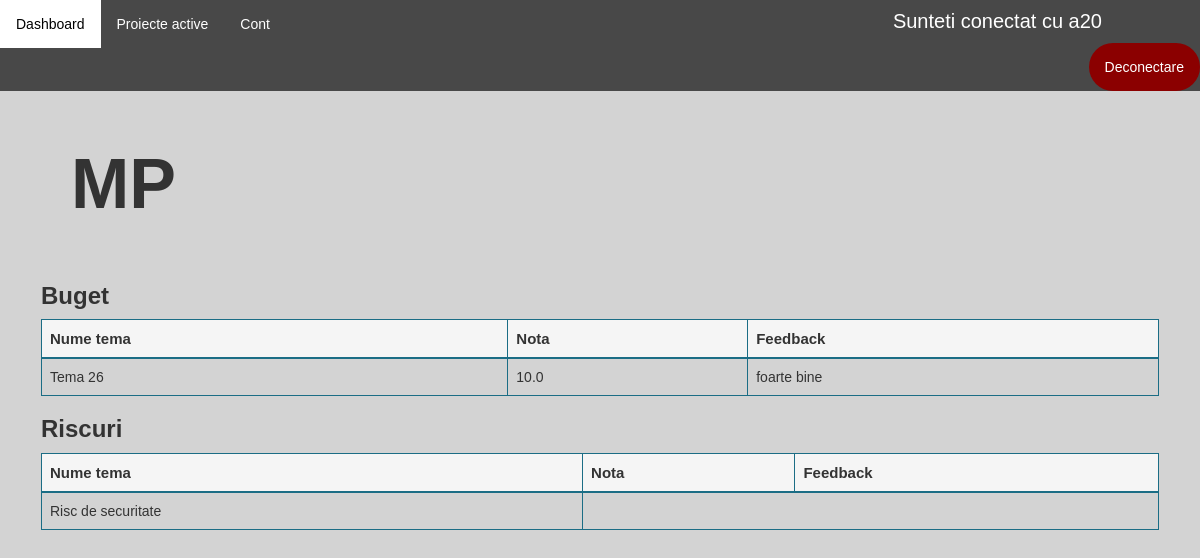
The page /disciplina-student/18/note/ (signed in) on the database as committed earlier.
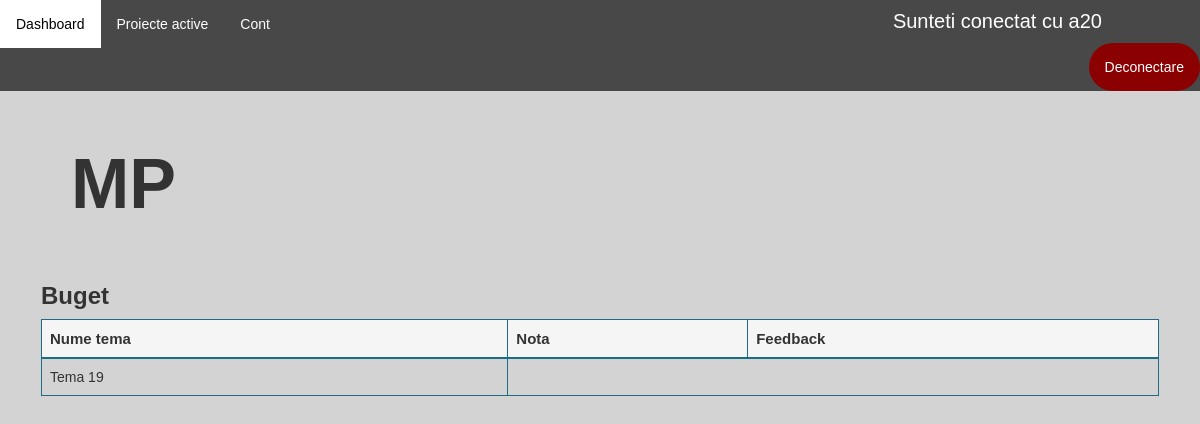
The same page on the database as committed later.
### application/models.py (models this page shows)
class Proiect(models.Model):
    id = models.AutoField(primary_key=True)
    nume = models.CharField(max_length=100, unique=False)
    data_inregistrare = models.DateField(auto_now_add=True)
    data_intermediara = models.DateField(default=None)
    data_finalizare = models.DateField()
    profesor = models.ForeignKey(Profesor, on_delete=models.CASCADE)
    disciplina = models.ForeignKey(Disciplina, on_delete=models.CASCADE, null=True)
    document = models.CharField(max_length=100, null=True)
    nr_persoane = models.IntegerField(null=True)
    cale = models.CharField(max_length=100, default=None)

class Tema(models.Model):
    id = models.AutoField(primary_key=True)
    nume = models.CharField(max_length=100, unique=False)
    descriere = models.CharField(max_length=500, null=True)
    proiect = models.ForeignKey(Proiect, on_delete=models.CASCADE, unique=False)

class Incarcare(models.Model):
    id = models.AutoField(primary_key=True)
    student = models.ForeignKey(Student, on_delete=models.CASCADE)
    tema = models.ForeignKey(Tema, on_delete=models.CASCADE)
    data_incarcare = models.DateField(null=True, unique=False)
    document = models.CharField(max_length=100, null=True, unique=False)
    nota = models.FloatField(default=0)
    feedback = models.CharField(max_length=500, null=True)

### application/decorators.py (the view)
        def wrapper_func(request, *args, **kwargs):
            user_groups = list()
            for group in request.user.groups.all():
                user_groups.append(group.name)
            if allowed_roles[0] in user_groups:
                return view_func(request, *args, **kwargs)
            else:
                return redirect('dashboard')

### application/functions.py (called while the page is built)
def get_user_info(request):
    user = request.user
    user_groups = [group.name for group in user.groups.all()]
    if 'admin' in user_groups:
        user_type = 'admin'
    elif 'studenti' in user_groups:
        user_type = 'student'
    elif 'secretariat' in user_groups:
        user_type = 'secretar'
    else:
        user_type = 'profesor'
    out = {'user': user,
           'user_groups': user_groups,
           'user_type': user_type
           }
    return out

def create_context(request=None, extract_user_info=True):
    if extract_user_info and not request:
        raise ValueError("request must be set if extract_user_info is True")
    out = {}
    if extract_user_info:
        out.update(get_user_info(request))
    return out

### application/templates/application/student/note.html (shortened to what this page needs)
{% extends 'application/dashboard.html' %}
{% load static %}
{% block article %}
        <h1 style="font-size: 70px; padding: 30px"><b>{{ disciplina.nume }}</b></h1><br>
        <div class="table-wrapper-scroll-y custom-scrollbar" style="margin-top:-20px;">
        {% for proiect in proiecte %}
            <table class="table table-bordered" id="myTable" style="border-color: #1b6d85">
                <h3><b>{{ proiect.nume }}</b></h3>
                <thead style="background-color: whitesmoke; border-color: #1b6d85; font-size: 15px">
                <tr  style="border-color: #1b6d85">
                    <th  style="border-color: #1b6d85">Nume tema</th>
                    <th  style="border-color: #1b6d85">Nota</th>
                    <th  style="border-color: #1b6d85">Feedback</th>
                </tr>
                </thead>
                <tbody>
                {% for tema in teme %}
                    {% if tema.proiect == proiect %}
                        <tr class="tr">
                            <td  style="border-color: #1b6d85">{{ tema.nume }}</td>
                            {% for incarcare in incarcari %}
                                {% if incarcare.tema == tema %}
                                    <td  style="border-color: #1b6d85">{{ incarcare.nota }}</td>
                                    <td  style="border-color: #1b6d85">{{ incarcare.feedback }}</td>
                                {% endif %}
                            {% endfor %}
                        </tr>
                    {% endif %}
                {% endfor %}
                </tbody>
            </table>
        {% endfor %}
        </div>
{% endblock %}

Rows that differ between the two databases and show on the page:
removed Tema: nume "Tema 26"
removed Incarcare: nota "10.0", feedback "foarte bine"
no longer on this page (row edited): Proiect: nume "Riscuri"
removed Tema: nume "Risc de securitate", shown under "Riscuri"
added Tema: nume "Tema 19"
